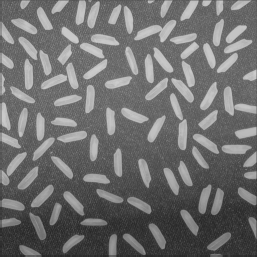
%> input picture Matlab/ImageProcess/images/edge.tif, 257 x 257 px
$ octave analys.m   (GNU Octave 9; MATLAB toolbox functions it lacks are replaced by stand-ins)
%> lines starting %> are read from the running program, lines starting %| are printed output that depends on the picture
%{
图像分析的一些常用函数
%}

clc;

imname = '../images/edge.tif';
%imname = '../images/gzlz_matlab_DIP/images/dipum_images_ch03/Fig0303(a)(breast).tif';

image = imread(imname);
%> image is the input picture: size 257x257 uint8; min 40, max 205, mean 111
figure(100);
imshow(image);

% [6 lines of commented-out code are left out]

ed1 = edge(image,'sobel');
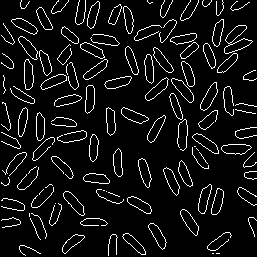
%> ed1: size 257x257 logical; 7.5% white in thin lines or dots
ed2 = edge(image,'canny');
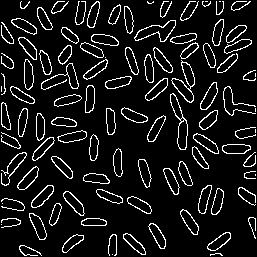
%> ed2: size 257x257 logical; 9.7% white in thin lines or dots
figure(102),imshow(ed1);
figure(103),imshow(ed2);

histq = histeq(image);
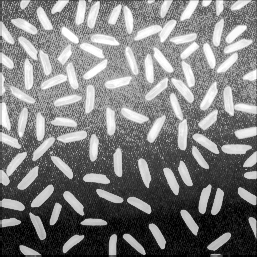
%> histq: size 257x257 uint8; min 0, max 255, mean 126.8
figure(104),imshow(histq);
figure(105),imhist(image);
%> after `imhist(image)`:
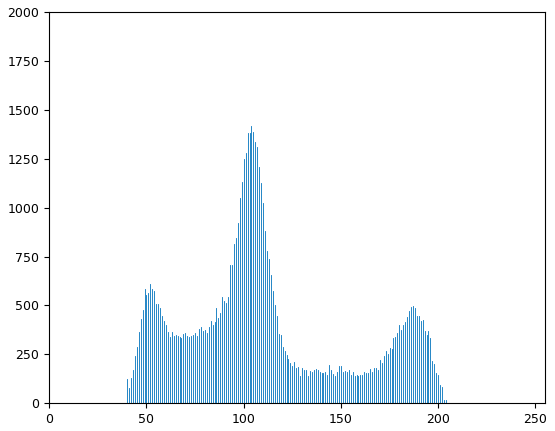
%> figure redrawn from the program's plot data; highest point at x = 104, y = 1417
figure(106),imhist(histq);
%> after `imhist(histq)`:
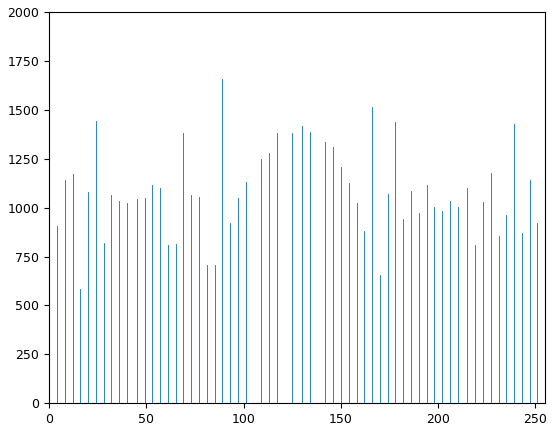
%> figure redrawn from the program's plot data; highest point at x = 89, y = 1658

disp('Any key to Exit:');
pause;


close figure 100;
close figure 102;
close figure 103;
close figure 104;
close figure 105;
close figure 106;

 clc;
